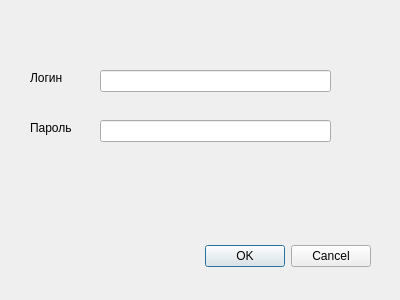
<?xml version="1.0" encoding="UTF-8"?>
<ui version="4.0">
 <class>autorisation</class>
 <widget class="QDialog" name="autorisation">
  <property name="geometry">
   <rect>
    <x>0</x>
    <y>0</y>
    <width>400</width>
    <height>300</height>
   </rect>
  </property>
  <property name="windowTitle">
   <string>Авторизация</string>
  </property>
  <widget class="QDialogButtonBox" name="buttonBox">
   <property name="geometry">
    <rect>
     <x>30</x>
     <y>240</y>
     <width>341</width>
     <height>32</height>
    </rect>
   </property>
   <property name="orientation">
    <enum>Qt::Horizontal</enum>
   </property>
   <property name="standardButtons">
    <set>QDialogButtonBox::Cancel|QDialogButtonBox::Ok</set>
   </property>
  </widget>
  <widget class="QLineEdit" name="lineEdit">
   <property name="geometry">
    <rect>
     <x>100</x>
     <y>70</y>
     <width>231</width>
     <height>22</height>
    </rect>
   </property>
   <property name="text">
    <string/>
   </property>
  </widget>
  <widget class="QLineEdit" name="lineEdit_2">
   <property name="geometry">
    <rect>
     <x>100</x>
     <y>120</y>
     <width>231</width>
     <height>22</height>
    </rect>
   </property>
   <property name="text">
    <string/>
   </property>
  </widget>
  <widget class="QLabel" name="label">
   <property name="geometry">
    <rect>
     <x>30</x>
     <y>70</y>
     <width>49</width>
     <height>16</height>
    </rect>
   </property>
   <property name="text">
    <string>Логин</string>
   </property>
  </widget>
  <widget class="QLabel" name="label_2">
   <property name="geometry">
    <rect>
     <x>30</x>
     <y>120</y>
     <width>49</width>
     <height>16</height>
    </rect>
   </property>
   <property name="text">
    <string>Пароль</string>
   </property>
  </widget>
 </widget>
 <resources/>
 <connections>
  <connection>
   <sender>buttonBox</sender>
   <signal>accepted()</signal>
   <receiver>autorisation</receiver>
   <slot>accept()</slot>
   <hints>
    <hint type="sourcelabel">
     <x>248</x>
     <y>254</y>
    </hint>
    <hint type="destinationlabel">
     <x>157</x>
     <y>274</y>
    </hint>
   </hints>
  </connection>
  <connection>
   <sender>buttonBox</sender>
   <signal>rejected()</signal>
   <receiver>autorisation</receiver>
   <slot>reject()</slot>
   <hints>
    <hint type="sourcelabel">
     <x>316</x>
     <y>260</y>
    </hint>
    <hint type="destinationlabel">
     <x>286</x>
     <y>274</y>
    </hint>
   </hints>
  </connection>
  <connection>
   <sender>lineEdit</sender>
   <signal>textChanged(QString)</signal>
   <receiver>autorisation</receiver>
   <slot>changelogin(QString)</slot>
   <hints>
    <hint type="sourcelabel">
     <x>175</x>
     <y>82</y>
    </hint>
    <hint type="destinationlabel">
     <x>165</x>
     <y>48</y>
    </hint>
   </hints>
  </connection>
  <connection>
   <sender>lineEdit_2</sender>
   <signal>textChanged(QString)</signal>
   <receiver>autorisation</receiver>
   <slot>changepassword(QString)</slot>
   <hints>
    <hint type="sourcelabel">
     <x>140</x>
     <y>130</y>
    </hint>
    <hint type="destinationlabel">
     <x>134</x>
     <y>162</y>
    </hint>
   </hints>
  </connection>
  <connection>
   <sender>buttonBox</sender>
   <signal>accepted()</signal>
   <receiver>autorisation</receiver>
   <slot>checkuse()</slot>
   <hints>
    <hint type="sourcelabel">
     <x>231</x>
     <y>255</y>
    </hint>
    <hint type="destinationlabel">
     <x>210</x>
     <y>223</y>
    </hint>
   </hints>
  </connection>
  <connection>
   <sender>buttonBox</sender>
   <signal>accepted()</signal>
   <receiver>autorisation</receiver>
   <slot>accept()</slot>
   <hints>
    <hint type="sourcelabel">
     <x>269</x>
     <y>246</y>
    </hint>
    <hint type="destinationlabel">
     <x>268</x>
     <y>216</y>
    </hint>
   </hints>
  </connection>
 </connections>
 <slots>
  <slot>changelogin(QString)</slot>
  <slot>changepassword(QString)</slot>
  <slot>checkuse()</slot>
 </slots>
</ui>
